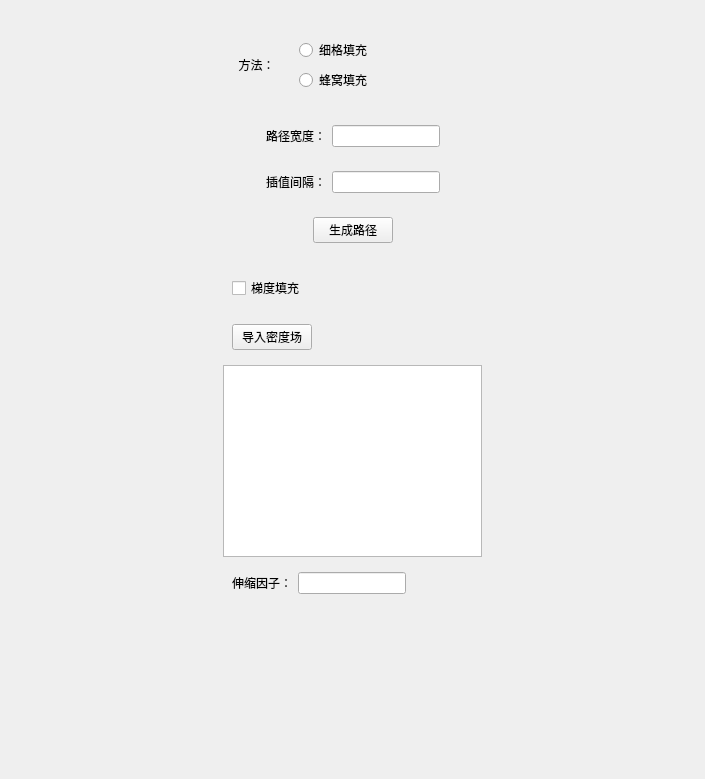
<?xml version="1.0" encoding="UTF-8"?>
<ui version="4.0">
 <class>GradientFilling_PathPara</class>
 <widget class="QWidget" name="GradientFilling_PathPara">
  <property name="geometry">
   <rect>
    <x>0</x>
    <y>0</y>
    <width>705</width>
    <height>779</height>
   </rect>
  </property>
  <property name="windowTitle">
   <string>Form</string>
  </property>
  <layout class="QHBoxLayout" name="horizontalLayout_3">
   <item>
    <spacer name="horizontalSpacer">
     <property name="orientation">
      <enum>Qt::Horizontal</enum>
     </property>
     <property name="sizeHint" stdset="0">
      <size>
       <width>40</width>
       <height>20</height>
      </size>
     </property>
    </spacer>
   </item>
   <item>
    <widget class="QWidget" name="widget" native="true">
     <layout class="QVBoxLayout" name="verticalLayout_4">
      <item>
       <widget class="QWidget" name="widget_4" native="true">
        <layout class="QHBoxLayout" name="horizontalLayout_4">
         <item>
          <widget class="QWidget" name="widget_5" native="true">
           <layout class="QVBoxLayout" name="verticalLayout_2">
            <item>
             <widget class="QLabel" name="label_3">
              <property name="text">
               <string>  方法：</string>
              </property>
             </widget>
            </item>
           </layout>
          </widget>
         </item>
         <item>
          <widget class="QWidget" name="widget_6" native="true">
           <layout class="QVBoxLayout" name="verticalLayout">
            <item>
             <widget class="QRadioButton" name="radioButton">
              <property name="text">
               <string>细格填充</string>
              </property>
             </widget>
            </item>
            <item>
             <widget class="QRadioButton" name="radioButton_2">
              <property name="text">
               <string>蜂窝填充</string>
              </property>
             </widget>
            </item>
           </layout>
          </widget>
         </item>
         <item>
          <spacer name="horizontalSpacer_3">
           <property name="orientation">
            <enum>Qt::Horizontal</enum>
           </property>
           <property name="sizeHint" stdset="0">
            <size>
             <width>40</width>
             <height>20</height>
            </size>
           </property>
          </spacer>
         </item>
        </layout>
       </widget>
      </item>
      <item>
       <widget class="QWidget" name="widget_2" native="true">
        <layout class="QHBoxLayout" name="horizontalLayout">
         <item>
          <spacer name="horizontalSpacer_11">
           <property name="orientation">
            <enum>Qt::Horizontal</enum>
           </property>
           <property name="sizeHint" stdset="0">
            <size>
             <width>40</width>
             <height>20</height>
            </size>
           </property>
          </spacer>
         </item>
         <item>
          <widget class="QLabel" name="label">
           <property name="text">
            <string>路径宽度：</string>
           </property>
          </widget>
         </item>
         <item>
          <widget class="QLineEdit" name="lineEdit_PathWidth"/>
         </item>
         <item>
          <spacer name="horizontalSpacer_6">
           <property name="orientation">
            <enum>Qt::Horizontal</enum>
           </property>
           <property name="sizeHint" stdset="0">
            <size>
             <width>40</width>
             <height>20</height>
            </size>
           </property>
          </spacer>
         </item>
        </layout>
       </widget>
      </item>
      <item>
       <widget class="QWidget" name="widget_3" native="true">
        <layout class="QHBoxLayout" name="horizontalLayout_2">
         <item>
          <spacer name="horizontalSpacer_12">
           <property name="orientation">
            <enum>Qt::Horizontal</enum>
           </property>
           <property name="sizeHint" stdset="0">
            <size>
             <width>40</width>
             <height>20</height>
            </size>
           </property>
          </spacer>
         </item>
         <item>
          <widget class="QLabel" name="label_2">
           <property name="text">
            <string>插值间隔：</string>
           </property>
          </widget>
         </item>
         <item>
          <widget class="QLineEdit" name="lineEdit_Interval"/>
         </item>
         <item>
          <spacer name="horizontalSpacer_7">
           <property name="orientation">
            <enum>Qt::Horizontal</enum>
           </property>
           <property name="sizeHint" stdset="0">
            <size>
             <width>40</width>
             <height>20</height>
            </size>
           </property>
          </spacer>
         </item>
        </layout>
       </widget>
      </item>
      <item>
       <widget class="QWidget" name="widget_11" native="true">
        <layout class="QHBoxLayout" name="horizontalLayout_8">
         <item>
          <spacer name="horizontalSpacer_9">
           <property name="orientation">
            <enum>Qt::Horizontal</enum>
           </property>
           <property name="sizeHint" stdset="0">
            <size>
             <width>40</width>
             <height>20</height>
            </size>
           </property>
          </spacer>
         </item>
         <item>
          <widget class="QPushButton" name="pushButton_GenePath">
           <property name="text">
            <string>生成路径</string>
           </property>
          </widget>
         </item>
         <item>
          <spacer name="horizontalSpacer_10">
           <property name="orientation">
            <enum>Qt::Horizontal</enum>
           </property>
           <property name="sizeHint" stdset="0">
            <size>
             <width>40</width>
             <height>20</height>
            </size>
           </property>
          </spacer>
         </item>
        </layout>
       </widget>
      </item>
      <item>
       <widget class="QWidget" name="widget_7" native="true">
        <layout class="QVBoxLayout" name="verticalLayout_3">
         <item>
          <widget class="QWidget" name="widget_10" native="true">
           <layout class="QHBoxLayout" name="horizontalLayout_6">
            <item>
             <widget class="QCheckBox" name="checkBox">
              <property name="text">
               <string>梯度填充</string>
              </property>
             </widget>
            </item>
            <item>
             <spacer name="horizontalSpacer_5">
              <property name="orientation">
               <enum>Qt::Horizontal</enum>
              </property>
              <property name="sizeHint" stdset="0">
               <size>
                <width>165</width>
                <height>20</height>
               </size>
              </property>
             </spacer>
            </item>
           </layout>
          </widget>
         </item>
         <item>
          <widget class="QWidget" name="widget_9" native="true">
           <layout class="QHBoxLayout" name="horizontalLayout_7">
            <item>
             <widget class="QPushButton" name="pushButton_ImportDensityField">
              <property name="text">
               <string>导入密度场</string>
              </property>
             </widget>
            </item>
            <item>
             <spacer name="horizontalSpacer_4">
              <property name="orientation">
               <enum>Qt::Horizontal</enum>
              </property>
              <property name="sizeHint" stdset="0">
               <size>
                <width>161</width>
                <height>20</height>
               </size>
              </property>
             </spacer>
            </item>
           </layout>
          </widget>
         </item>
         <item>
          <widget class="QTextEdit" name="textEdit"/>
         </item>
         <item>
          <widget class="QWidget" name="widget_8" native="true">
           <layout class="QHBoxLayout" name="horizontalLayout_5">
            <item>
             <widget class="QLabel" name="label_4">
              <property name="text">
               <string>伸缩因子：</string>
              </property>
             </widget>
            </item>
            <item>
             <widget class="QLineEdit" name="lineEdit_ExpensionPara"/>
            </item>
            <item>
             <spacer name="horizontalSpacer_8">
              <property name="orientation">
               <enum>Qt::Horizontal</enum>
              </property>
              <property name="sizeHint" stdset="0">
               <size>
                <width>40</width>
                <height>20</height>
               </size>
              </property>
             </spacer>
            </item>
           </layout>
          </widget>
         </item>
        </layout>
       </widget>
      </item>
      <item>
       <spacer name="verticalSpacer">
        <property name="orientation">
         <enum>Qt::Vertical</enum>
        </property>
        <property name="sizeHint" stdset="0">
         <size>
          <width>20</width>
          <height>40</height>
         </size>
        </property>
       </spacer>
      </item>
     </layout>
    </widget>
   </item>
   <item>
    <spacer name="horizontalSpacer_2">
     <property name="orientation">
      <enum>Qt::Horizontal</enum>
     </property>
     <property name="sizeHint" stdset="0">
      <size>
       <width>40</width>
       <height>20</height>
      </size>
     </property>
    </spacer>
   </item>
  </layout>
 </widget>
 <resources/>
 <connections/>
</ui>
